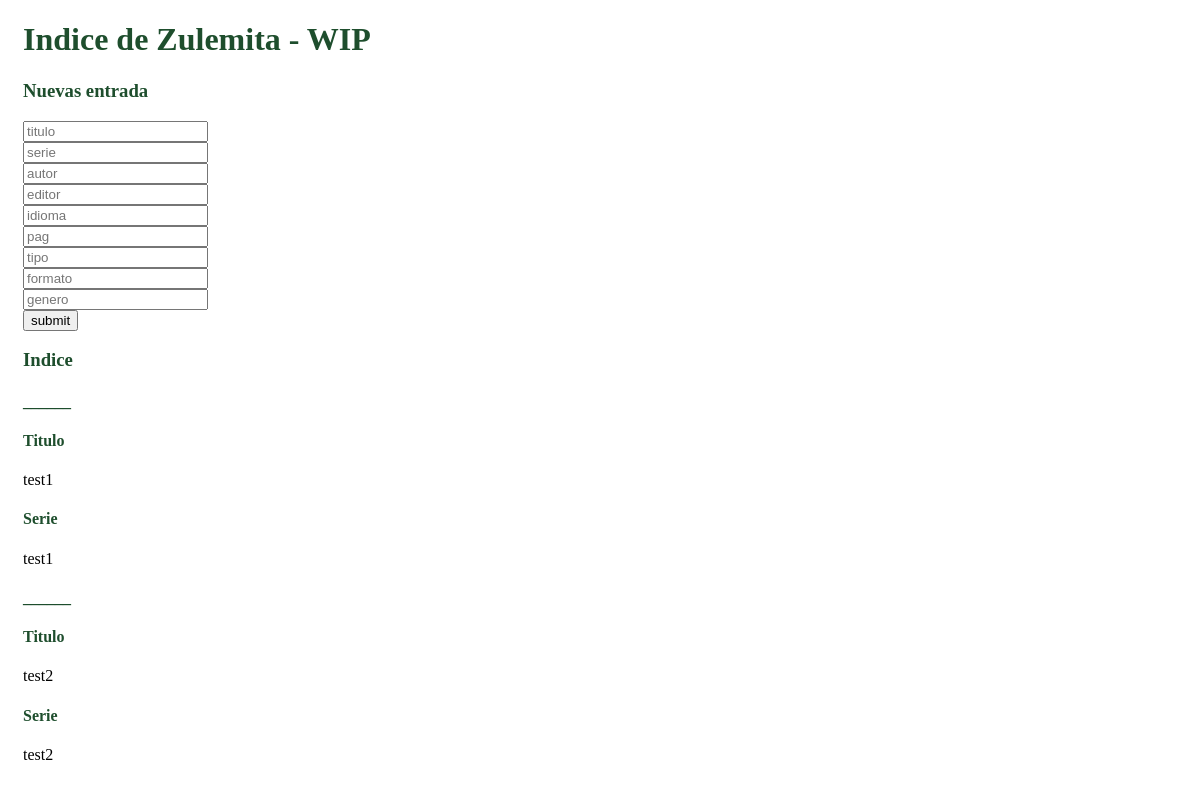
Before: / with the older database file.
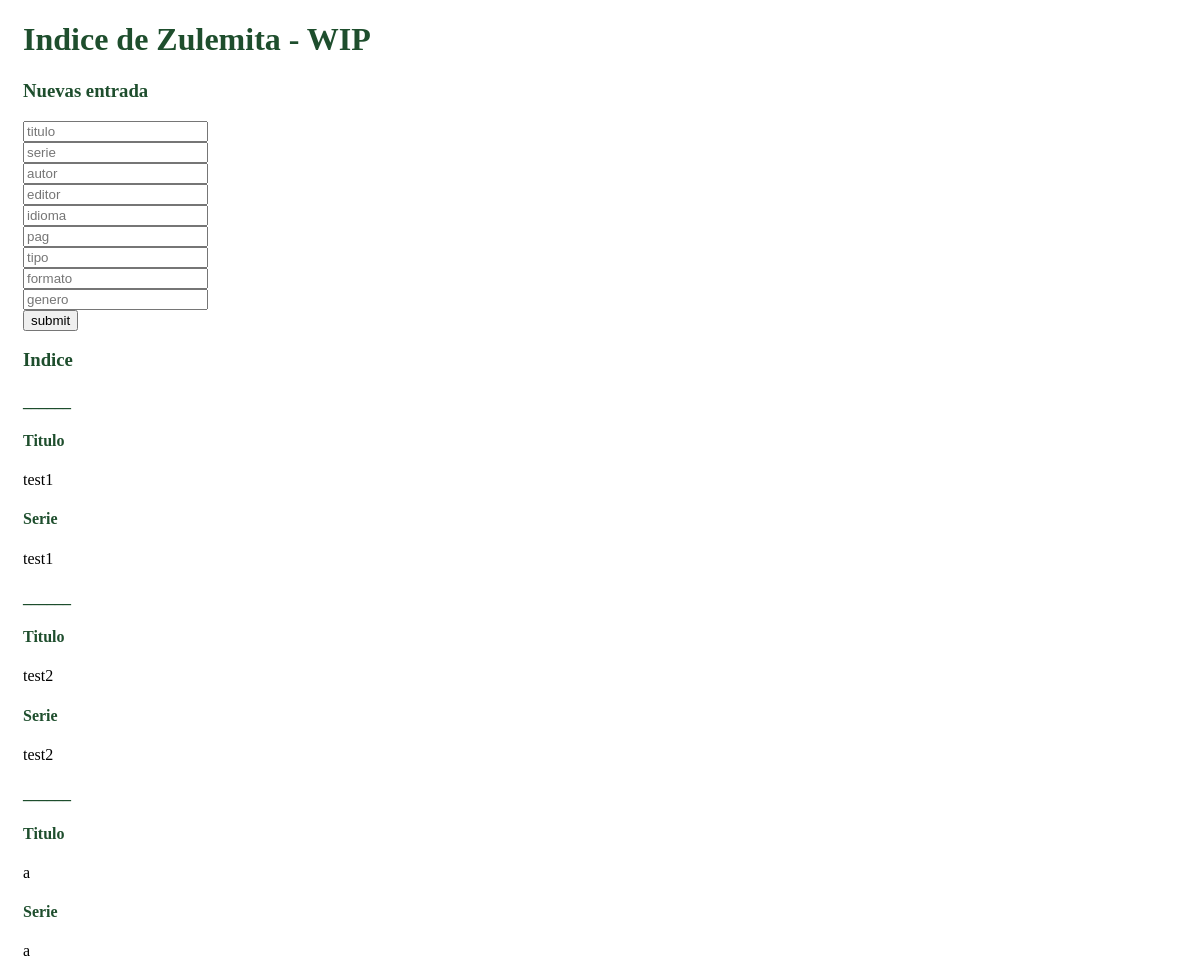
After: the same page with the newer database file.
### indice_zm_app/models.py (models this page shows)
class indiceDB(models.Model):
    titulo = models.CharField(max_length=30)
    serie = models.CharField(max_length=30)
    autor = models.CharField(max_length=30)
    editor = models.CharField(max_length=30)
    idioma = models.CharField(max_length=30)
    pag = models.CharField(max_length=30)
    tipo = models.CharField(max_length=30)
    formato = models.CharField(max_length=30)
    genero= models.CharField(max_length=30)

### indice_zm_app/views.py (the view)
# urls.py: 2. Add a URL to urlpatterns:  path('', views.home, name='home')
def home(request):
    if request.method == "POST":
        form = indiceform(request.POST or None)
        if form.is_valid():
            form.save()
            all_letters = indiceDB.objects.all()
            return render(request, 'index.html', {'all_letters': all_letters})
    else:
        all_letters = indiceDB.objects.all()
        return render(request, 'index.html', {'all_letters': all_letters})

### indice_zm_app/templates/index.html (shortened to what this page needs)
{% load static %}
<!DOCTYPE html>
<html lang="en">
<head>
    <link rel="stylesheet" href="{% static 'css/blog.css' %}">
</head>
<body>
    <h1>Indice de Zulemita - WIP</h1>
    <h3> Nuevas entrada </h3>
    <form action="{% url 'home' %}" method="post">
        <input type ="text" name ="titulo" placeholder ="titulo"><br>
        <input type ="text" name ="serie" placeholder ="serie"><br>
        <input type ="text" name ="autor" placeholder ="autor"><br>
        <input type ="text" name ="editor" placeholder ="editor"><br>
        <input type ="text" name ="idioma" placeholder ="idioma"><br>
        <input type ="text" name ="pag" placeholder ="pag"><br>
        <input type ="text" name ="tipo" placeholder ="tipo"><br>
        <input type ="text" name ="formato" placeholder ="formato"><br>
        <input type ="text" name ="genero" placeholder ="genero"><br>
        <input type ="submit" value="submit"><br>
    </form>
    <h3> Indice </h3>
    {% for letter in all_letters %}
        <h4>______</h4>
        <h4>Titulo</h4>
        <p>{{letter.titulo}}</p>
        <h4>Serie</h4>
        <p>{{letter.serie}}</p>
    {% endfor %}
</body>
</html>

### indice_zm_app/static/css/blog.css (style rules this page uses)
body { padding-left: 15px; }
h1 , h2, h3, h4 { color: #1e4e2d; }

Changed rows visible on the page:
added indiceDB: titulo "a", serie "a"
